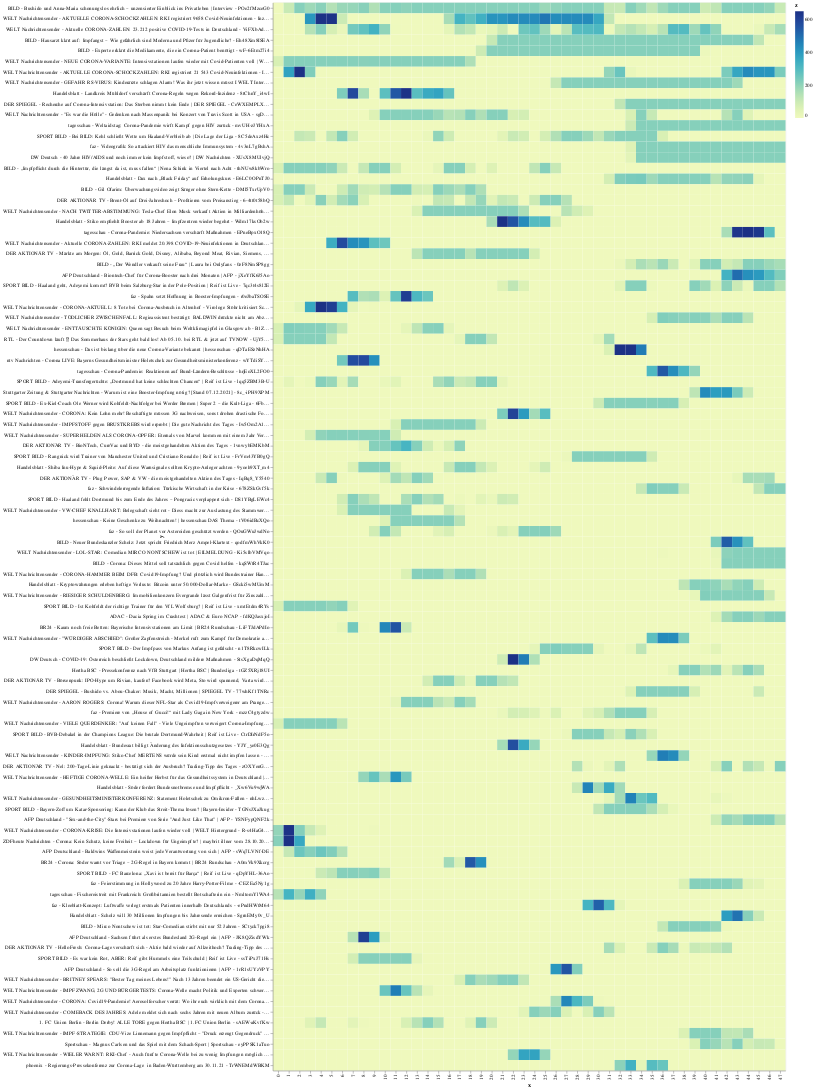

The notebook cell this image was saved under:
### Code cell
# Convert this grid to columnar data expected by Altair
source = pd.DataFrame({'x': x.ravel(),
                     'y': y.ravel(),
                     'z': z.ravel()})

alt.Chart(source).mark_rect().encode(
    x='x:O',
    y=alt.Y('y:N',sort=None, axis=alt.Axis(labelLimit=500)),
    color='z:Q'
)

### Figure 1 — Vega-Lite specification as saved in the notebook (floating-point values rounded to 4 significant figures; data arrays with more than 128 entries replaced by an {"elided": "..."} marker saying what was removed)
{"config": {"view": {"continuousWidth": 400, "continuousHeight": 300}}, "data": {"name": "data-7c03e2dbed29af65cfb6809b48b7d82f"}, "mark": "rect", "encoding": {"color": {"field": "z", "type": "quantitative"}, "x": {"field": "x", "type": "ordinal"}, "y": {"axis": {"labelLimit": 500}, "field": "y", "sort": null, "type": "nominal"}}, "$schema": "https://vega.github.io/schema/vega-lite/v4.17.0.json", "datasets": {"data-7c03e2dbed29af65cfb6809b48b7d82f": {"elided": "4800 records"}}}
